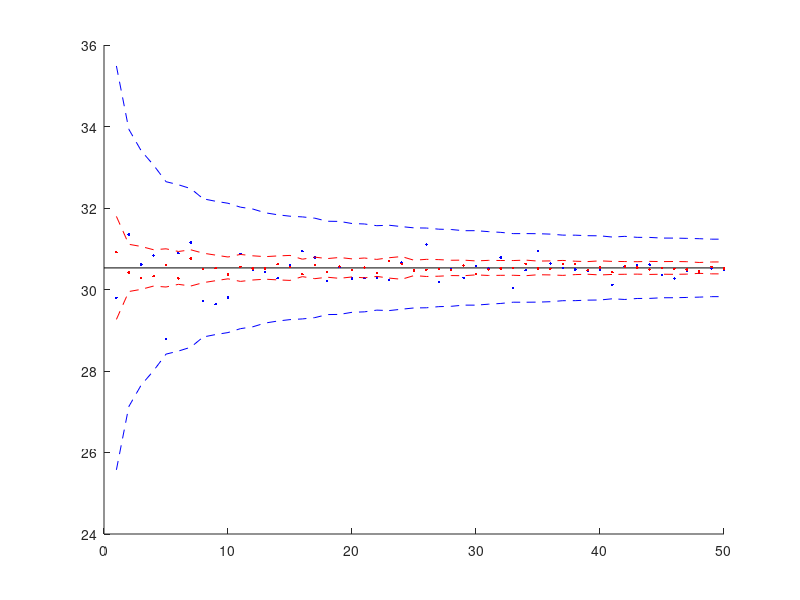

This chart was generated by the following MATLAB code:
clear
clc
rng(0)

T = 2;
S0 = 100;
sigma = 0.4;
r = 0.1;
K = 100;
d = 50;

d1  = (log(S0/K) + (r + 0.5*sigma^2)*T) /(sigma*sqrt(T));
d2 = d1 - sigma*sqrt(T);
BScall = S0*normcdf(d1) - exp(-r*T)*K*normcdf(d2);

mat1 = zeros(50,3);
mat2 = zeros(50,3);
for idx = 1:50
    n = 1000*idx;
    X = randn(n,1);
    fx = exp(-r*T)*max(S0*exp((r-0.5*sigma^2)*T + sigma*sqrt(T).*X) - K,0);
    put_value = mean(fx);
    confidence = 3*std(fx)/sqrt(n);
    lower = BScall - confidence;
    upper = BScall + confidence;
    mat1(idx,:) = [put_value lower upper];
    
    temp = n/d;
    nums = (((1:50) - 1)/d) + (1/d).*rand(temp,d);
    X = norminv(nums);
    fx = exp(-r*T)*max(S0*exp((r-0.5*sigma^2)*T + sigma*sqrt(T).*X) - K,0);
    put_value = (1/d)*sum(mean(fx));
    put_var = (1/d)*sum(var(fx))/n; 
    confidence = 3*sqrt(put_var);
    lower = BScall - confidence;
    upper = BScall + confidence;
    mat2(idx,:) = [put_value lower upper];
    
end


figure()
hold on
plot([0 50], [BScall BScall],'k-')
plot(mat1(:,1), 'b.')
plot(mat1(:,2:3), 'b--')
plot(mat2(:,1), 'r.')
plot(mat2(:,2:3), 'r--')
hold off
